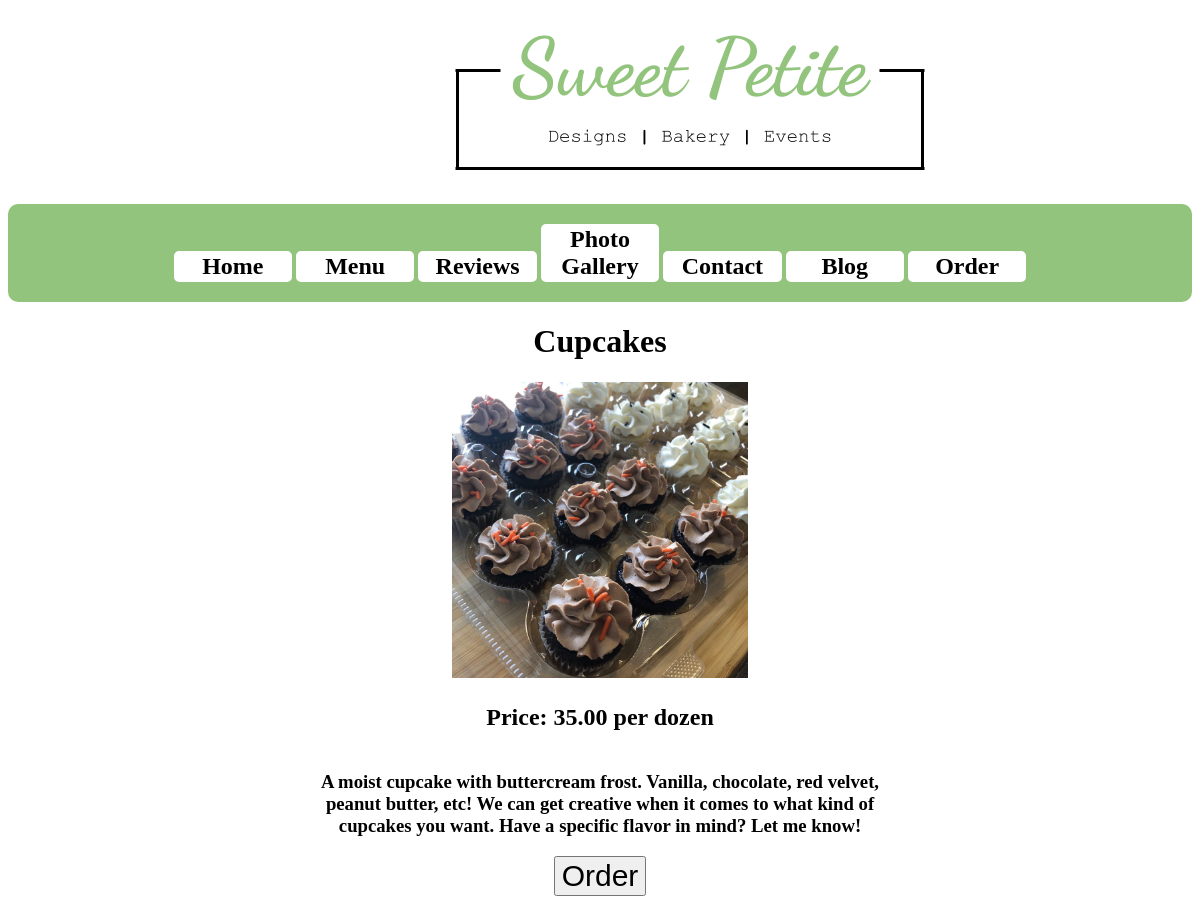
Page /good/12 on the earlier database version.
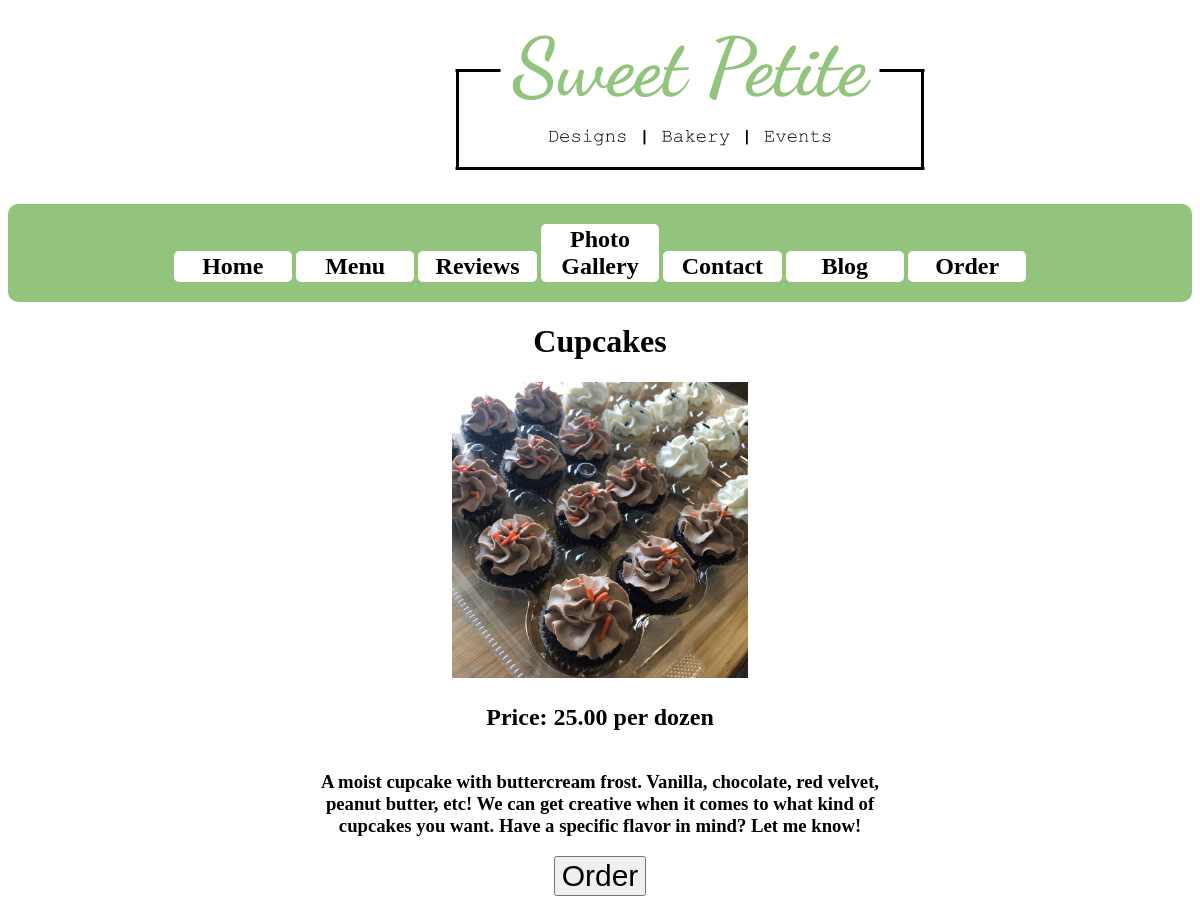
Same page on the later database version.
### sweet_petite_app/models.py (models this page shows, shortened)
class Goods(models.Model):
    name=models.CharField(max_length=255)
    price=models.IntegerField()
    description=models.CharField(max_length=255)
    picture=models.ImageField(upload_to ='imgs/')
    best_seller=models.BooleanField(default=True)
    created_at=models.DateTimeField(auto_now_add=True)
    updated_at=models.DateTimeField(auto_now=True)

### sweet_petite_app/views.py (the view)
# urls.py: path('good/<int:goods_id>', views.good)
def good(request, goods_id):
    context={
        "good":Goods.objects.get(id=goods_id)
    }
    return render(request, "good.html", context)

### sweet_petite_app/templates/good.html (shortened to what this page needs)
<!DOCTYPE html>
<html lang="en">
<head>
    {% load static %}
    <link rel="stylesheet" href="{% static 'css/index.css' %}">
</head>
<body>
    <div id="header">
        <a href=""><img id="logo" src="{% static 'imgs/logo.png' %}" alt="SPD Logo"></a>
    </div>
    <div id="nav">
        <a href=""><h2>Home</h2></a>
        <a href="/menu"><h2>Menu</h2></a>
        <a href="/reviews"><h2>Reviews</h2></a>
        <a href="/photos"><h2>Photo Gallery</h2></a>
        <a href="/contact"><h2>Contact</h2></a>
        <a href="/blog"><h2>Blog</h2></a>
        <a href="/order"><h2>Order</h2></a>
    </div>
    <div id="one">
    <h1>{{good.name}}</h1>
    <img src="{{good.picture.url}}" alt="{{good.name}}" style="width: 50%;"></br>
    <h2 style="width: 100%;">Price: {{good.price}}.00 per dozen</h2>
    <h3>{{good.description}}</h3>
    <button>Order</button>
</div>
</body>
</html>

### sweet_petite_app/static/css/index.css (style rules this page uses)
* { box-sizing:border-box }
#logo { margin-left: 36%; }
h2 { display: inline-block; width: 10%; text-align: center; border: white 2px solid; border-radius: 5px; background-color: white; color:black; }
a { text-decoration: none; color: white; }
div#nav { text-align: center; background-color: #93c47d; border-radius: 10px; margin-bottom: 10px; }
#one { text-align: center; width: 50%; margin-left: 25%; }
#one > button { font-size: 30px; }

Differences in the rows shown:
changed Goods "Cupcakes": price "35" → "25"
